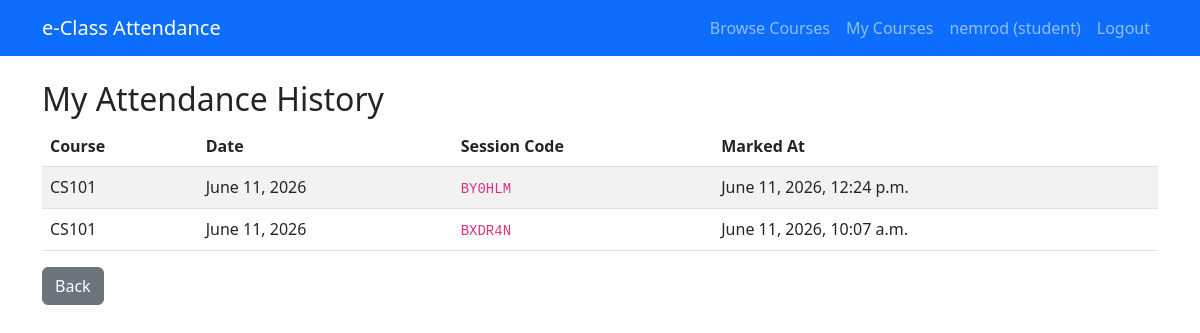
/history/ (signed in), run on the app's committed database.
### attendance/models.py (models this page shows, shortened)
class User(AbstractUser):
    ROLE_CHOICES = (
        ('student', 'Student'),
        ('lecturer', 'Lecturer'),
        ('admin', 'Faculty Admin'),
    )
    role = models.CharField(max_length=20, choices=ROLE_CHOICES, default='student')
    phone = models.CharField(max_length=15, blank=True)
    email = models.EmailField(blank=True, null=True)

class AttendanceRecord(models.Model):
    session = models.ForeignKey(AttendanceSession, on_delete=models.CASCADE, related_name='records')
    student = models.ForeignKey(User, on_delete=models.CASCADE, limit_choices_to={'role': 'student'})
    timestamp = models.DateTimeField(auto_now_add=True)
    ip = models.GenericIPAddressField(blank=True, null=True)
    latitude = models.DecimalField(max_digits=9, decimal_places=6, null=True, blank=True)
    longitude = models.DecimalField(max_digits=9, decimal_places=6, null=True, blank=True)
    class Meta:
        unique_together = ('session', 'student')

class AttendanceSession(models.Model):
    SESSION_TYPE_CHOICES = (
        ('physical', '🏢 Physical (In-Person with Location)'),
        ('online', '💻 Online (Virtual - Code Only)'),
    )
    course = models.ForeignKey(Course, on_delete=models.CASCADE)
    lecturer = models.ForeignKey(User, on_delete=models.CASCADE)
    date = models.DateField(default=timezone.now)
    start_time = models.DateTimeField(default=timezone.now)
    end_time = models.DateTimeField(null=True, blank=True)
    code = models.CharField(max_length=10, unique=True, blank=True)
    is_active = models.BooleanField(default=True)
    duration_minutes = models.PositiveIntegerField(default=15)
    session_type = models.CharField(max_length=20, choices=SESSION_TYPE_CHOICES, default='physical')
    latitude = models.DecimalField(max_digits=9, decimal_places=6, null=True, blank=True)
    longitude = models.DecimalField(max_digits=9, decimal_places=6, null=True, blank=True)
    allowed_radius = models.PositiveIntegerField(default=100, help_text="Allowed radius in meters")
    require_location = models.BooleanField(default=False, help_text="Require GPS verification for physical classes")
    meeting_link = models.URLField(blank=True, help_text="Optional: Google Meet/Zoom/Teams link")

class Course(models.Model):
    code = models.CharField(max_length=20, unique=True)
    name = models.CharField(max_length=100)
    lecturer = models.ForeignKey(User, on_delete=models.SET_NULL, null=True, limit_choices_to={'role': 'lecturer'})
    students = models.ManyToManyField(User, related_name='courses', limit_choices_to={'role': 'student'})
    enrollment_open = models.BooleanField(default=True)
    auto_approve = models.BooleanField(default=False)
    description = models.TextField(blank=True)
    capacity = models.PositiveIntegerField(default=0)
    prerequisites = models.ManyToManyField('self', symmetrical=False, blank=True)

### attendance/views.py (the view)
# urls.py: path('history/', views.student_history, name='student_history'),
@login_required
def student_history(request):
    records = AttendanceRecord.objects.filter(student=request.user).select_related('session__course').order_by('-timestamp')
    return render(request, 'attendance/student_history.html', {'records': records})

### attendance/templates/attendance/student_history.html
{% extends 'base.html' %}
{% block content %}
<h2>My Attendance History</h2>
<table class="table table-striped">
    <thead><tr><th>Course</th><th>Date</th><th>Session Code</th><th>Marked At</th></tr></thead>
    <tbody>
        {% for r in records %}
        <tr>
            <td>{{ r.session.course.code }}</td>
            <td>{{ r.session.date }}</td>
            <td><code>{{ r.session.code }}</code></td>
            <td>{{ r.timestamp }}</td>
        </tr>
        {% empty %}
        <tr><td colspan="4">No attendance records yet.</td></tr>
        {% endfor %}
    </tbody>
</table>
<a href="{% url 'dashboard' %}" class="btn btn-secondary">Back</a>
{% endblock %}

### templates/base.html (shortened to what this page needs)
<!DOCTYPE html>
<html>
<head>
    <link href="https://cdn.jsdelivr.net/npm/bootstrap@5.3.0/dist/css/bootstrap.min.css" rel="stylesheet">
</head>
<body>
<nav class="navbar navbar-expand-lg navbar-dark bg-primary">
    <div class="container">
        <a class="navbar-brand" href="{% url 'dashboard' %}"> e-Class Attendance</a>
        <div class="collapse navbar-collapse" id="navbarNav">
            <ul class="navbar-nav ms-auto">
                {% if user.is_authenticated %}
                    {% if user.role == 'student' %}
                    <li class="nav-item">
                        <a class="nav-link" href="{% url 'browse_courses' %}">
                             Browse Courses
                        </a>
                    </li>
                    <li class="nav-item">
                        <a class="nav-link" href="{% url 'my_courses' %}">
                             My Courses
                        </a>
                    </li>
                    {% elif user.role == 'lecturer' %}
                    <li class="nav-item">
                        <a class="nav-link" href="{% url 'manage_enrollments' %}">
                            <i class="fas fa-users"></i> Enrollment Requests
                        </a>
                    </li>
                    {% elif user.role == 'admin' %}
                    <li class="nav-item">
                        <a class="nav-link" href="{% url 'all_enrollments' %}">
                            <i class="fas fa-chart-line"></i> All Enrollments
                        </a>
                    </li>
                    {% endif %}
                    <li class="nav-item">
                        <span class="nav-link">{{ user.username }} ({{ user.role }})</span>
                    </li>
                    <li class="nav-item">
                        <a class="nav-link" href="{% url 'logout' %}">
                             Logout
                        </a>
                    </li>
                {% endif %}
            </ul>
        </div>
    </div>
</nav>
<div class="container mt-4">
    {% block content %}{% endblock %}
</div>
</body>
</html>

### data on the page
User: username "nemrod", role "student"
AttendanceRecord: session.course.code "CS101", session "June 11, 2026", session.code "BY0HLM", timestamp "June 11, 2026, 12:24 p.m."
AttendanceRecord: session.course.code "CS101", session "June 11, 2026", session.code "BXDR4N", timestamp "June 11, 2026, 10:07 a.m."
